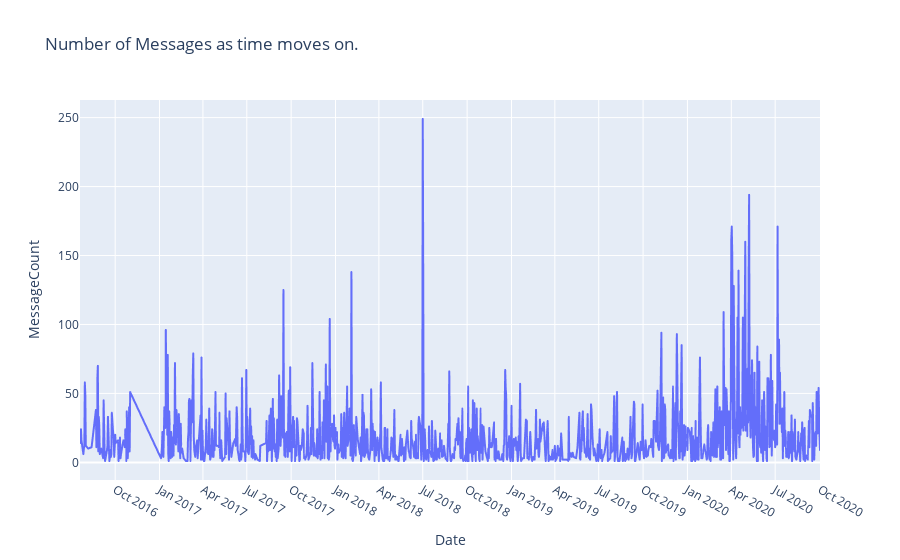

Write notebook code for a chart like this one.
### Code cell
date_df = messages_df.groupby("Date").sum()
date_df.reset_index(inplace=True)
fig = px.line(date_df, x="Date", y="MessageCount", title='Number of Messages as time moves on.') 
fig.update_xaxes(nticks=20)
fig.show()

### Figure 1 — Plotly figure (JSON) as saved in the notebook; plotly's stock layout.template omitted (floating-point values rounded to 4 significant figures; data arrays with more than 128 entries replaced by an {"elided": "..."} marker saying what was removed)
{"data": [{"hovertemplate": "Date=%{x}<br>MessageCount=%{y}<extra></extra>", "legendgroup": "", "line": {"color": "#636efa", "dash": "solid"}, "mode": "lines", "name": "", "showlegend": false, "type": "scattergl", "x": {"elided": "1037 str values"}, "xaxis": "x", "y": {"elided": "1037 int values"}, "yaxis": "y"}], "layout": {"legend": {"tracegroupgap": 0}, "title": {"text": "Number of Messages as time moves on."}, "xaxis": {"anchor": "y", "domain": [0, 1], "nticks": 20, "title": {"text": "Date"}}, "yaxis": {"anchor": "x", "domain": [0, 1], "title": {"text": "MessageCount"}}}}
